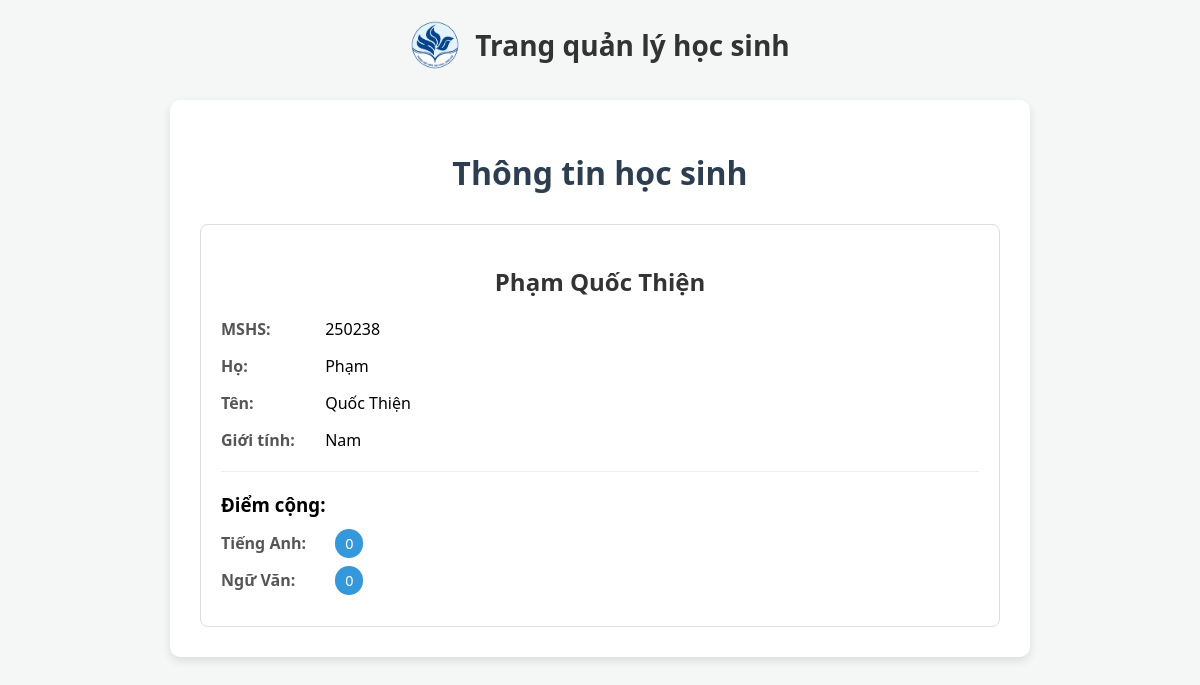
The page /details/quoc-thien/ on the database as committed earlier.
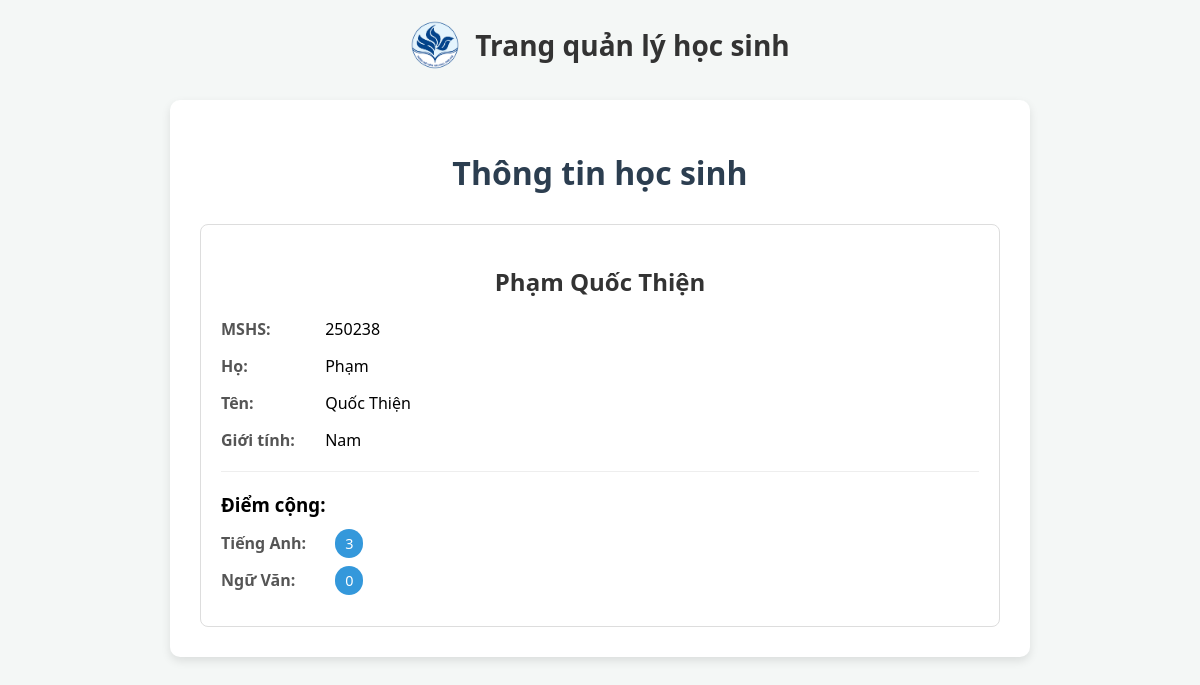
The same page on the database as committed later.
### Member/models.py (models this page shows, shortened)
class Member(models.Model):
    ho = models.CharField(max_length=100, null=True, verbose_name='Họ')
    ten = models.CharField(max_length=100, null=True, verbose_name='Tên')
    student_id = models.IntegerField(max_length=6, unique=True, verbose_name='Mã số học sinh')
    diem_cong_anh = models.IntegerField(default=0, verbose_name='Điểm cộng Anh')
    diem_cong_van = models.IntegerField(default=0, verbose_name='Điểm cộng Văn')
    slug = models.SlugField(unique=True)
    class Gender(models.TextChoices):
        MALE = 'Nam', 'Nam' # Trai la cho database phai la hien thi trong admin
        FEMALE = 'Nữ', 'Nữ'
    gender = models.CharField(
        max_length=3,
        choices=Gender.choices,
        default=Gender.MALE,
        verbose_name='Giới tính'
    )

### Member/views.py (the view)
# urls.py: path('details/<slug:slug>/', views.member_detail, name='member_detail'),
def member_detail(request, slug):
    model = Member.objects.get(slug=slug)
    return render(request, 'details.html', {'x': model})

### Member/templates/details.html (shortened to what this page needs)
{% extends 'master.html' %}
{% load static %}
{% block cssfile %}
    <link rel="stylesheet" href="{% static 'style/details.css' %}">
{% endblock %}
{% block content %}
    <div class="container">
        <h1>Thông tin học sinh</h1>
        <div class="detail-card">
            <h2 style="text-align: center; color: #333;">{{x.ho}} {{x.ten}}</h2>
            <div class="info-row">
                <span class="label">MSHS:</span>
                <span>{{x.student_id}}</span>
            </div>
            <div class="info-row">
                <span class="label">Họ:</span>
                <span>{{x.ho}}</span>
            </div>
            <div class="info-row">
                <span class="label">Tên:</span>
                <span>{{x.ten}}</span>
            </div>
            <div class="info-row">
                <span class="label">Giới tính:</span>
                <span>{{x.gender}}</span>
            </div>
            <hr style="border: 0; border-top: 1px solid #eee; margin: 20px 0;">
            <h3 style="margin-bottom: 15px;">Điểm cộng:</h3>
            <div class="info-row">
                <span class="label">Tiếng Anh:</span>
                <span class="score-badge">{{x.diem_cong_anh}}</span>
            </div>
            <div class="info-row">
                <span class="label">Ngữ Văn:</span>
                <span class="score-badge">{{x.diem_cong_van}}</span>
            </div>
        </div>
    </div>
{% endblock %}

### Member/templates/master.html (shortened to what this page needs)
{% load static %}
<!DOCTYPE html>
<html lang="vi">
<head>
    {% block cssfile %}
    {% endblock %}
</head>
<body>
    <div class="header-box">
        <img src="{% static 'images/logo.png' %}" alt="Logo" class="logo-img">
        <h1><a href = "/"><b>Trang quản lý học sinh</b></a></h1>
    </div>
    {% block content %}
    {% endblock %}
</body>
</html>

### static/style/details.css (style rules this page uses)
.detail-card { border: 1px solid #ddd; border-radius: 8px; padding: 20px; background: #fff; }
.info-row { margin-bottom: 15px; font-size: 16px; }
.label { font-weight: bold; color: #555; width: 100px; display: inline-block; }
.score-badge { background-color: #3498db; color: white; padding: 5px 10px; border-radius: 15px; font-size: 0.9em; margin-left: 10px; }

### Member/templates/master.html (style rules this page uses)
.container { max-width: 800px; margin: 0 auto; background: white; padding: 30px; border-radius: 10px; box-shadow: 0 4px 10px rgba(0,0,0,0.1); }
.header-box { display: flex; align-items: center; justify-content: center; margin-bottom: 30px; gap: 15px; }
.logo-img { height: 50px; width: auto; object-fit: contain; }
.header-box h1 { margin: 0; color: #2c3e50; font-size: 28px; }
body { font-family: 'Segoe UI', Tahoma, Geneva, Verdana, sans-serif; background-color: #f4f7f6; margin: 0; padding: 20px; }
h1 { color: #2c3e50; text-align: center; margin-bottom: 30px; }
h1 a { font-style: 900; text-decoration: none; color: #333; font-weight: 500; display: block; width: 100%; }

Rows that differ between the two databases and show on the page:
changed Member "Phạm": diem_cong_anh "0" → "3"
